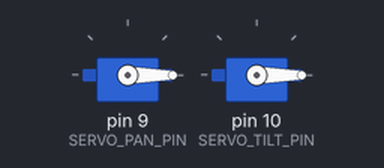
The sketch below on a simulated Arduino Uno, built with avr-gcc and run on an emulated ATmega328P. On the bench: 2 × servo.

Above: at 0.1 s.
At 9.39 s:
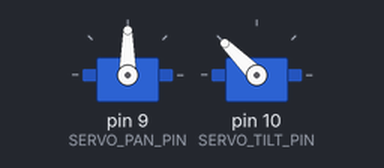
At 18.7 s:
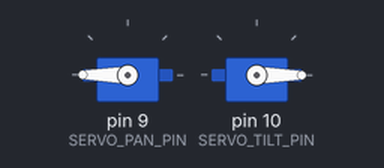
At 33.7 s:
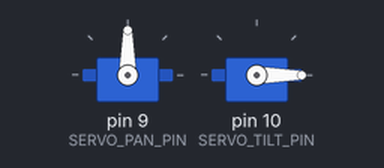
Timing chart, 0 to 40.0 s (numbered marks = the images above):
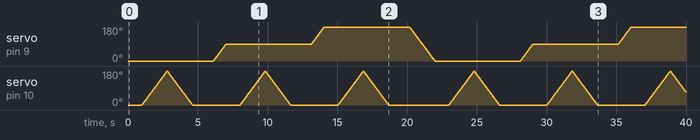

The sketch:

pt.ino
```cpp
// (licence header left out)
#include "Servo.h"

#define SERVO_PAN_PIN 9
#define SERVO_TILT_PIN 10

#define MIN_ANGLE 0
#define MID_ANGLE 90
#define MAX_ANGLE 180

#define DEFAULT_PAN_ANGLE 0
#define DEFAULT_TILT_ANGLE 0

struct ServoMotion {
  Servo motor;
  int angle;
} pan, tilt;

void setup()
{
  // Attach servo pins
  pan.motor.attach(SERVO_PAN_PIN);
  tilt.motor.attach(SERVO_TILT_PIN);

  // Set default servo angles
  writeServoAngle(pan, DEFAULT_PAN_ANGLE);
  writeServoAngle(tilt, DEFAULT_TILT_ANGLE);
}

void loop()
{
  applyGraduallyServoAngle(pan, MIN_ANGLE);
  delay(1000);
  tiltRange();
  delay(1000);

  applyGraduallyServoAngle(pan, MID_ANGLE);
  delay(1000);
  tiltRange();
  delay(1000);

  applyGraduallyServoAngle(pan, MAX_ANGLE);
  delay(1000);
  tiltRange();
  delay(1000);
}

void tiltRange()
{
  applyGraduallyServoAngle(tilt, MAX_ANGLE);
  applyGraduallyServoAngle(tilt, MIN_ANGLE);
  delay(500);
}

void applyGraduallyServoAngle(ServoMotion &servo, int angle)
{
  int desiredAngle = limitServoAngle(angle);
  int currentAngle = servo.angle;

  while (currentAngle != desiredAngle) {
    if (currentAngle > desiredAngle) {
      currentAngle--;
    } else if (currentAngle < desiredAngle) {
      currentAngle++;
    }

    writeServoAngle(servo, currentAngle);

    delay(10); // Wait 10ms for the servo to reach the position
  }
}

void writeServoAngle(ServoMotion &servo, int angle)
{
  servo.angle = angle;
  servo.motor.write(servo.angle);
}

int limitServoAngle(int angle)
{
  return constrain(angle, MIN_ANGLE, MAX_ANGLE);
}
```
